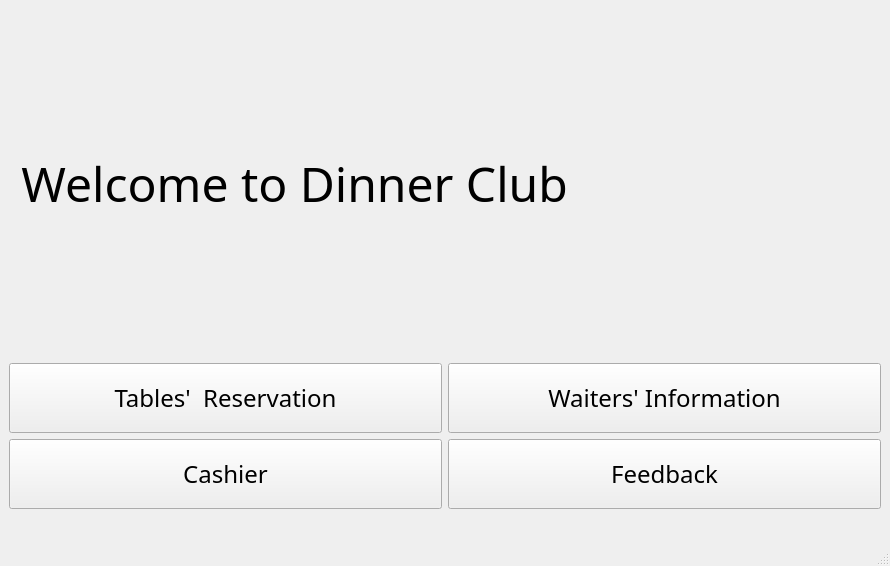
<?xml version="1.0" encoding="UTF-8"?>
<ui version="4.0">
 <class>MainWindow</class>
 <widget class="QMainWindow" name="MainWindow">
  <property name="geometry">
   <rect>
    <x>0</x>
    <y>0</y>
    <width>890</width>
    <height>566</height>
   </rect>
  </property>
  <property name="windowTitle">
   <string>Dinner Club</string>
  </property>
  <widget class="QWidget" name="centralwidget">
   <layout class="QVBoxLayout" name="verticalLayout">
    <item>
     <layout class="QHBoxLayout" name="horizontalLayout">
      <item>
       <widget class="QLabel" name="label">
        <property name="font">
         <font>
          <family>Shonar Bangla</family>
          <pointsize>36</pointsize>
         </font>
        </property>
        <property name="text">
         <string> Welcome to Dinner Club</string>
        </property>
       </widget>
      </item>
      <item>
       <widget class="QLabel" name="label_2">
        <property name="sizePolicy">
         <sizepolicy hsizetype="Fixed" vsizetype="Fixed">
          <horstretch>0</horstretch>
          <verstretch>0</verstretch>
         </sizepolicy>
        </property>
        <property name="maximumSize">
         <size>
          <width>300</width>
          <height>300</height>
         </size>
        </property>
        <property name="text">
         <string/>
        </property>
        <property name="pixmap">
         <pixmap>../../Desktop/fast-food-6e63ccd9d1bf563d07b0e4afe80b8f88.png</pixmap>
        </property>
        <property name="scaledContents">
         <bool>true</bool>
        </property>
       </widget>
      </item>
     </layout>
    </item>
    <item>
     <layout class="QGridLayout" name="gridLayout">
      <item row="0" column="0">
       <widget class="QPushButton" name="pushButton">
        <property name="minimumSize">
         <size>
          <width>40</width>
          <height>70</height>
         </size>
        </property>
        <property name="font">
         <font>
          <family>Shonar Bangla</family>
          <pointsize>18</pointsize>
         </font>
        </property>
        <property name="text">
         <string>Tables'  Reservation</string>
        </property>
       </widget>
      </item>
      <item row="0" column="1">
       <widget class="QPushButton" name="pushButton_2">
        <property name="minimumSize">
         <size>
          <width>0</width>
          <height>70</height>
         </size>
        </property>
        <property name="font">
         <font>
          <family>Shonar Bangla</family>
          <pointsize>18</pointsize>
         </font>
        </property>
        <property name="text">
         <string>Waiters' Information</string>
        </property>
       </widget>
      </item>
      <item row="1" column="0">
       <widget class="QPushButton" name="pushButton_4">
        <property name="minimumSize">
         <size>
          <width>40</width>
          <height>70</height>
         </size>
        </property>
        <property name="font">
         <font>
          <family>Shonar Bangla</family>
          <pointsize>18</pointsize>
         </font>
        </property>
        <property name="text">
         <string>Cashier</string>
        </property>
       </widget>
      </item>
      <item row="1" column="1">
       <widget class="QPushButton" name="pushButton_3">
        <property name="minimumSize">
         <size>
          <width>40</width>
          <height>70</height>
         </size>
        </property>
        <property name="font">
         <font>
          <family>Shonar Bangla</family>
          <pointsize>18</pointsize>
         </font>
        </property>
        <property name="text">
         <string>Feedback</string>
        </property>
       </widget>
      </item>
     </layout>
    </item>
   </layout>
  </widget>
  <widget class="QMenuBar" name="menubar">
   <property name="geometry">
    <rect>
     <x>0</x>
     <y>0</y>
     <width>890</width>
     <height>21</height>
    </rect>
   </property>
  </widget>
  <widget class="QStatusBar" name="statusbar"/>
 </widget>
 <resources/>
 <connections/>
</ui>
